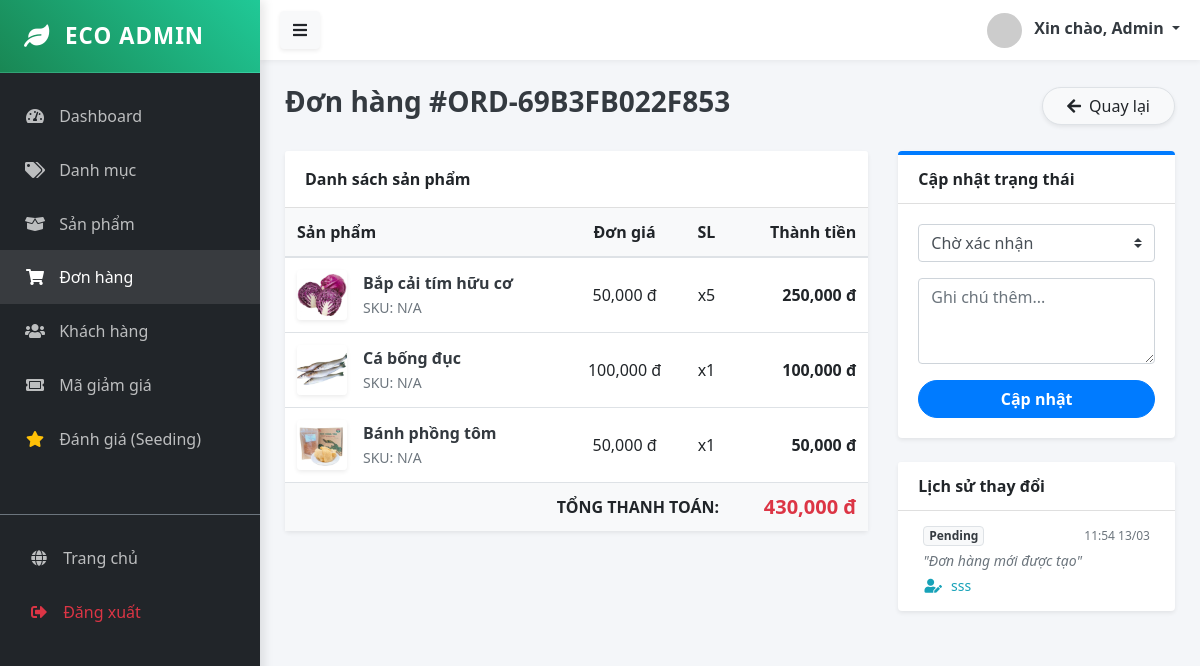
The app's page /public/admin/order/detail/107 (signed in) with its own data.
### tables this page shows
CREATE TABLE `orders` (
  `id` bigint UNSIGNED NOT NULL,
  `user_id` bigint UNSIGNED DEFAULT NULL,
  `order_number` varchar(50) NOT NULL,
  `status` varchar(50) DEFAULT NULL,
  `total_cents` bigint NOT NULL,
  `subtotal_cents` bigint DEFAULT NULL,
  `shipping_fee_cents` bigint DEFAULT NULL,
  `tax_cents` bigint DEFAULT NULL,
  `shipping_address_id` bigint UNSIGNED DEFAULT NULL,
  `billing_address_id` bigint UNSIGNED DEFAULT NULL,
  `payment_status` varchar(50) DEFAULT NULL,
  `payment_method` varchar(50) DEFAULT 'cod',
  `placed_at` datetime DEFAULT NULL,
  `closed_at` datetime DEFAULT NULL,
  `notes` text,
  `coupon_code` varchar(100) DEFAULT NULL,
  `created_at` timestamp NULL DEFAULT CURRENT_TIMESTAMP,
  `updated_at` timestamp NULL DEFAULT CURRENT_TIMESTAMP ON UPDATE CURRENT_TIMESTAMP
);

CREATE TABLE `order_items` (
  `id` bigint UNSIGNED NOT NULL,
  `order_id` bigint UNSIGNED DEFAULT NULL,
  `variant_id` bigint UNSIGNED DEFAULT NULL,
  `product_id` bigint UNSIGNED DEFAULT NULL,
  `product_snapshot` json DEFAULT NULL,
  `quantity` int DEFAULT NULL,
  `unit_price_cents` bigint DEFAULT NULL,
  `total_price_cents` bigint DEFAULT NULL
);

CREATE TABLE `order_status_history` (
  `id` bigint UNSIGNED NOT NULL,
  `order_id` bigint UNSIGNED DEFAULT NULL,
  `status` varchar(50) DEFAULT NULL,
  `changed_by` bigint UNSIGNED DEFAULT NULL,
  `note` text,
  `created_at` timestamp NULL DEFAULT CURRENT_TIMESTAMP
);

CREATE TABLE `users` (
  `id` bigint UNSIGNED NOT NULL,
  `email` varchar(255) NOT NULL,
  `password_hash` varchar(255) DEFAULT NULL,
  `name` varchar(200) DEFAULT NULL,
  `phone` varchar(50) DEFAULT NULL,
  `avatar_url` text,
  `status` tinyint DEFAULT '1',
  `role_id` bigint UNSIGNED DEFAULT NULL,
  `google_id` varchar(255) DEFAULT NULL,
  `email_verified` tinyint DEFAULT '0',
  `verification_token` varchar(255) DEFAULT NULL COMMENT 'Mã gửi qua mail',
  `reset_token` varchar(255) DEFAULT NULL COMMENT 'Mã quên mật khẩu (OTP)',
  `reset_token_expire` datetime DEFAULT NULL COMMENT 'Hạn sử dụng mã OTP',
  `created_at` timestamp NULL DEFAULT CURRENT_TIMESTAMP,
  `updated_at` timestamp NULL DEFAULT CURRENT_TIMESTAMP ON UPDATE CURRENT_TIMESTAMP,
  `last_login_at` datetime DEFAULT NULL,
  `metadata` json DEFAULT NULL
);

### app/Controllers/Admin/OrderController.php (called while the page is built, shortened)
<?php
class OrderController extends Controller {
    public function detail($id) {
        $orderModel = $this->model('Order');
        $order = $orderModel->getOrderDetail($id);
        $items = $orderModel->getOrderItems($id);
        $historyModel = $this->model('OrderStatusHistory');
        $history = $historyModel->getHistoryByOrderId($id);
        $this->view('admin/orders/detail', [
            'order' => $order,
            'items' => $items,
            'history' => $history
        ]);
    }
}

### app/Core/App.php (called while the page is built, shortened)
<?php
class App {
    protected $controller = 'HomeController';
    protected $method = 'index';
    public function __construct() {
        $url = $this->parseUrl();
        if (isset($url[0]) && strtolower($url[0]) == 'admin') {
            array_shift($url);
            $folder = 'Admin';
            $this->controller = 'DashboardController';
            if (isset($url[0])) {
                $controllerName = $this->convertToPascalCase($url[0]) . 'Controller';
                if (file_exists('../app/Controllers/Admin/' . $controllerName . '.php')) {
                    $this->controller = $controllerName;
                    array_shift($url);
                }
            }
        }
        $file = '../app/Controllers/' . $folder . '/' . $this->controller . '.php';
        if (file_exists($file)) {
            $this->controller = new $class;
        } else {
            die("Lỗi 404: Controller '{$this->controller}' không tồn tại.");
        }
        if (isset($url[0])) {
            $methodName = $this->convertToCamelCase($url[0]);
            if (method_exists($this->controller, $methodName)) {
                $this->method = $methodName;
                array_shift($url);
            }
            elseif (method_exists($this->controller, str_replace('-', '_', $url[0]))) {
                $this->method = str_replace('-', '_', $url[0]);
                array_shift($url);
            }
        }
        $this->params = $url ? array_values($url) : [];
        call_user_func_array([$this->controller, $this->method], $this->params);
    }
    public function parseUrl() {
        if (isset($_GET['url'])) {
            return explode('/', filter_var(rtrim($_GET['url'], '/'), FILTER_SANITIZE_URL));
        }
        return [];
    }
    private function convertToPascalCase($string) {
        return str_replace(' ', '', ucwords(str_replace('-', ' ', $string)));
    }
    private function convertToCamelCase($string) {
        return lcfirst($this->convertToPascalCase($string));
    }
}

### public/index.php (called while the page is built, shortened)
<?php
$app = new App();

### config/database.php (called while the page is built)
<?php
return [
    'host' => $_ENV['DB_HOST'] ?? 'localhost',
    'dbname' => $_ENV['DB_DATABASE'] ?? 'ecostore',
    'user' => $_ENV['DB_USERNAME'] ?? 'root',
    'pass' => $_ENV['DB_PASSWORD'] ?? '',
    'charset' => 'utf8mb4'
];

### app/Core/Database.php (called while the page is built, shortened)
<?php
class Database {
    private static $instance = null;
    private $connection;
    private function __construct() {
        $config = require __DIR__ . '/../../config/database.php';
        $dsn = "mysql:host={$config['host']};dbname={$config['dbname']};charset={$config['charset']}";
        try {
            $this->connection = new PDO($dsn, $config['user'], $config['pass']);
            $this->connection->setAttribute(PDO::ATTR_ERRMODE, PDO::ERRMODE_EXCEPTION);
            $this->connection->setAttribute(PDO::ATTR_DEFAULT_FETCH_MODE, PDO::FETCH_ASSOC);
        } catch (PDOException $e) {
            die("DB Connection Error: " . $e->getMessage());
        }
    }
    public static function getInstance() {
        if (!self::$instance) {
            self::$instance = new Database();
        }
        return self::$instance;
    }
    public function query($sql, $params = []) {
        try {
            $stmt = $this->connection->prepare($sql);
            $stmt->execute($params);
            return $stmt;
        } catch (PDOException $e) {
            die("Lỗi truy vấn SQL: " . $e->getMessage());
        }
    }
    public function fetch($sql, $params = []) {
        return $this->query($sql, $params)->fetch();
    }
    public function fetchAll($sql, $params = []) {
        return $this->query($sql, $params)->fetchAll();
    }
}

### app/Core/Model.php (called while the page is built, shortened)
<?php
abstract class Model {
    public function __construct() {
        $this->db = Database::getInstance();
    }
}

### app/Models/Order.php (called while the page is built, shortened)
<?php
class Order extends Model {
    public function getOrderDetail($id) {
        $sql = "SELECT o.*, u.name as customer_name, u.email,
                       sa.full_name as ship_name, sa.phone as ship_phone,
                       sa.address_line, sa.city, sa.province, sa.country
                FROM orders o
                LEFT JOIN users u ON o.user_id = u.id
                LEFT JOIN shipping_addresses sa ON o.shipping_address_id = sa.id
                WHERE o.id = ?";
        return $this->db->fetch($sql, [$id]);
    }
    public function getOrderItems($orderId) {
    $sql = "SELECT oi.*,
                   p.sku as product_sku,           -- Lấy SKU từ bảng sản phẩm hiện tại
                   p.id as live_product_id,        -- ID để tạo link bấm vào xem sp
                   MIN(img.image_url) as live_image_url -- Ảnh hiện tại (fallback nếu snapshot lỗi)
            FROM order_items oi
            -- Left Join để nếu sản phẩm gốc bị xóa thì đơn hàng vẫn hiện (chỉ mất SKU/Link)
            LEFT JOIN products p ON oi.product_id = p.id
            LEFT JOIN product_images img ON p.id = img.product_id
            WHERE oi.order_id = ?
            GROUP BY oi.id";
    return $this->db->fetchAll($sql, [$orderId]);
}
}

### app/Models/OrderStatusHistory.php (called while the page is built, shortened)
<?php
class OrderStatusHistory extends Model {
    protected $table = 'order_status_history';
    public function getHistoryByOrderId($orderId) {
        $sql = "SELECT h.*, u.name as changer_name
                FROM {$this->table} h
                LEFT JOIN users u ON h.changed_by = u.id
                WHERE order_id = ?
                ORDER BY created_at DESC";
        return $this->db->fetchAll($sql, [$orderId]);
    }
}

### app/Views/admin/orders/detail.php (the view, shortened to what this page needs)
<?php require_once '../app/Views/layouts/admin/sidebar.php'; ?>
<div class="d-flex justify-content-between align-items-center mb-4">
    <h3 class="font-weight-bold text-dark">
        Đơn hàng #<?= $order['order_number'] ?>
    </h3>
    <a href="/MY_WEB/public/admin/order" class="btn btn-light rounded-pill border px-4 shadow-sm">
        <i class="fas fa-arrow-left mr-1"></i> Quay lại
    </a>
</div>
<div class="row">
    <div class="col-md-8">
        <div class="card shadow-sm border-0 mb-4">
            <div class="card-header bg-white font-weight-bold py-3">Danh sách sản phẩm</div>
            <div class="card-body p-0">
                <table class="table table-hover mb-0">
                    <thead class="bg-light">
                        <tr>
                            <th class="border-top-0">Sản phẩm</th>
                            <th class="border-top-0 text-center">Đơn giá</th>
                            <th class="border-top-0 text-center">SL</th>
                            <th class="border-top-0 text-right">Thành tiền</th>
                        </tr>
                    </thead>
                    <tbody>
                        <?php foreach ($items as $item): ?>
                            <tr>
                                <td>
                                    <div class="d-flex align-items-center">
                                        <img src="<?= $item['display_image'] ?>" width="50" height="50" class="mr-3 rounded shadow-sm object-fit-cover">
                                        <div>
                                            <div class="font-weight-bold text-dark"><?= htmlspecialchars($item['display_name']) ?></div>
                                            <small class="text-muted">SKU: <?= $item['display_sku'] ?></small>
                                        </div>
                                    </div>
                                </td>
                                <td class="align-middle text-center"><?= number_format($item['unit_price_cents']) ?> đ</td>
                                <td class="align-middle text-center">x<?= $item['quantity'] ?></td>
                                <td class="align-middle text-right font-weight-bold"><?= number_format($item['total_price_cents']) ?> đ</td>
                            </tr>
                        <?php endforeach; ?>
                    </tbody>
                    <tfoot class="bg-light">
                        <tr>
                            <td colspan="3" class="text-right font-weight-bold text-uppercase">Tổng thanh toán:</td>
                            <td class="text-right text-danger font-weight-bold h5 mb-0">
                                <?= number_format($order['total_cents']) ?> đ
                            </td>
                        </tr>
                    </tfoot>
                </table>
            </div>
        </div>
    </div>
    <div class="col-md-4">
        <div class="card shadow-sm border-0 mb-4 border-top-primary" style="border-top: 4px solid #007bff !important;">
            <div class="card-header bg-white font-weight-bold">Cập nhật trạng thái</div>
            <div class="card-body">
                <form action="/MY_WEB/public/admin/order/update_status/<?= $order['id'] ?>" method="POST">
                    <div class="form-group">
                        <select name="status" class="form-control custom-select">
                            <option value="pending" <?= $order['status'] == 'pending' ? 'selected' : '' ?>>Chờ xác nhận</option>
                        </select>
                    </div>
                    <div class="form-group">
                        <textarea name="note" class="form-control" rows="3" placeholder="Ghi chú thêm..."></textarea>
                    </div>
                    <button type="submit" class="btn btn-primary btn-block rounded-pill font-weight-bold">Cập nhật</button>
                </form>
            </div>
        </div>
        <div class="card shadow-sm border-0">
            <div class="card-header bg-white font-weight-bold">Lịch sử thay đổi</div>
            <div class="card-body p-0">
                <ul class="list-group list-group-flush" style="max-height: 300px; overflow-y: auto;">
                    <?php if (!empty($history)): foreach ($history as $his): ?>
                        <li class="list-group-item">
                            <div class="d-flex justify-content-between align-items-center mb-1">
                                <span class="badge badge-light border text-dark"><?= ucfirst($his['status']) ?></span>
                                <small class="text-muted" style="font-size: 0.75rem;"><?= date('H:i d/m', strtotime($his['created_at'])) ?></small>
                            </div>
                            <?php if ($his['note']): ?>
                                <div class="small text-secondary font-italic mb-1">"<?= htmlspecialchars($his['note']) ?>"</div>
                            <?php endif; ?>
                            <div class="small text-info"><i class="fas fa-user-edit mr-1"></i> <?= $his['changer_name'] ?? 'System' ?></div>
                        </li>
                    <?php endforeach; else: ?>
                        <li class="list-group-item text-center text-muted">Chưa có lịch sử</li>
                    <?php endif; ?>
                </ul>
            </div>
        </div>
    </div>
</div>
<?php require_once '../app/Views/layouts/admin/footer.php'; ?>

### public/assets/css/admin.css (style rules this page uses)
:root { --primary-color: #0d6efd; --secondary-color: #6c757d; --success-color: #198754; --sidebar-bg: #212529; --sidebar-width: 260px; --header-height: 60px; }
body { font-family: 'Segoe UI', Tahoma, Geneva, Verdana, sans-serif; background-color: #f4f6f9; overflow-x: hidden; }
.list-group-item { background-color: transparent; color: rgba(255,255,255,0.7); border: none; padding: 15px 25px; font-weight: 500; transition: all 0.3s; border-left: 4px solid transparent; }
.list-group-item i { margin-right: 10px; width: 20px; text-align: center; }

### records on screen
orders: order_number "ORD-69B3FB022F853", total_cents "430,000", status "Chờ xác nhận"
order_items: shows a picture, display_name "Bắp cải tím hữu cơ", display_sku "N/A", unit_price_cents "50,000", quantity "5", total_price_cents "250,000"
order_items: shows a picture, display_name "Cá bống đục", display_sku "N/A", unit_price_cents "100,000", quantity "1", total_price_cents "100,000"
order_items: shows a picture, display_name "Bánh phồng tôm", display_sku "N/A", unit_price_cents "50,000", quantity "1", total_price_cents "50,000"
order_status_history: status "Pending", created_at "11:54 13/03", note "Đơn hàng mới được tạo", changed_by.name "sss"

### other values on screen
$_SESSION['admin_name'] "Admin"
